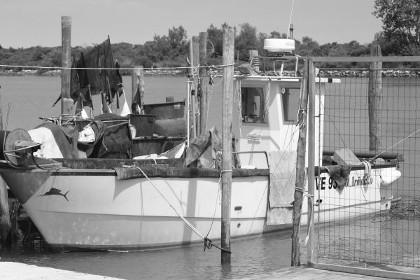

Write the Python code that produced this figure.
# Author:  Martin McBride
# Created: 2021-05-14
# Copyright (C) 2021, Martin McBride
# License: MIT

# Convert a colour image to greyscale

from PIL import Image, ImageOps

image = Image.open('boat-small.jpg')
result_image = ImageOps.grayscale(image)
result_image.save('imageops-grayscale.jpg')
